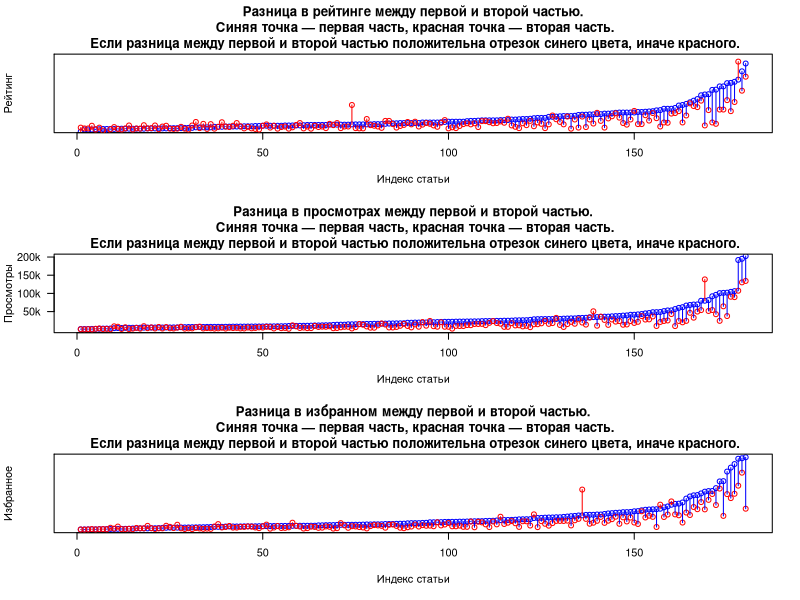

The R script that drew this image:
data1 <- read.csv("series1.csv")
data2 <- read.csv("series2.csv")

draw_dif <- function(x,y1,y2, ylim=NA, ylab=NA, main=NA){

  stopifnot(length(y1) == length(y2))

  data = data.frame(x = x, y1 = y1, y2 = y2) 
  data = data[order(data$y1),]
  
  y1 = data$y1
  y2 = data$y2

  #prot points and lasso line for the first parts
  if(is.na(ylim)){
   plot(y1, col="blue")
  }
  else{
   plot(y1, col="blue", ylim=c(0,ylim), ylab=ylab, main=main, lab.cex=1.2, xlab="Индекс статьи", las=1, yaxt='n')
   axis(2,at=c(50000,100000,150000, 200000), labels=c("50k", "100k", "150k","200k"), las=1)
  }
# lo = loess(y1~x)
# lines(predict(lo), col='blue', lwd=2)

  #for the second parts
  dummyx = 1:length(y2)
  points(dummyx,y2, col="red")
# lo = loess(y2~dummyx)
# lines(predict(lo), col='red', lwd=2)

  #compute distance and draw lines between first and second parts
  for(i in 1:length(y1)){
   dif = y1[i] - y2[i]
   if(dif > 0){
    col = "blue"
   }
   else{
    col = "red"
   }
     segments(i, y1[i], y1 = y2[i], col=col) 
  }
}

print_percent_dif <- function(y1,y2){
  dif     = y1 - y2
  sum_dif = sum(dif < 0)
  print(sum_dif/length(y1))
}

par(mfrow=c(3,1))
draw_dif(data1$id,data1$score,data2$score, ylim=270, ylab="Рейтинг", main="Разница в рейтинге между первой и второй частью.\n Синяя точка — первая часть, красная точка — вторая часть.\n Если разница между первой и второй частью положительнa отрезок синего цвета, иначе красного." )
draw_dif(data1$id, data1$view,data2$view, ylim=200000, ylab="Просмотры", main="Разница в просмотрах между первой и второй частью.\n Синяя точка — первая часть, красная точка — вторая часть.\n Если разница между первой и второй частью положительнa отрезок синего цвета, иначе красного.")
 draw_dif(data1$id, data1$fav, data2$fav,ylim=1500, ylab="Избранное", main="Разница в избранном между первой и второй частью.\n Синяя точка — первая часть, красная точка — вторая часть.\n Если разница между первой и второй частью положительнa отрезок синего цвета, иначе красного.")

 print_percent_dif(data1$score, data2$score)
 print_percent_dif(data1$view, data2$view)
 print_percent_dif(data1$fav, data2$fav)
